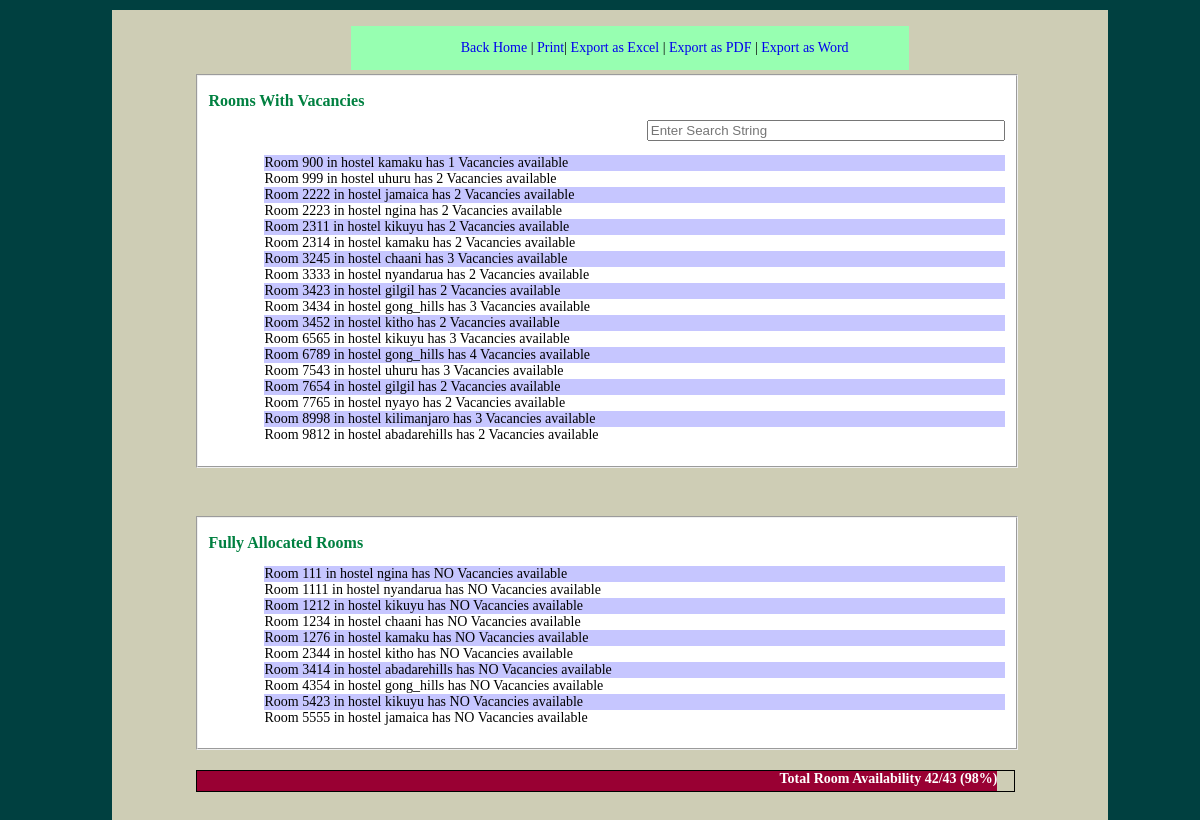
The page /admin/allrooms.php on the database its author committed.
### tables this page shows
CREATE TABLE IF NOT EXISTS `room` (
  `roomno` int(11) NOT NULL,
  `capacity` int(11) NOT NULL,
  `hostelname` varchar(50) NOT NULL,
  PRIMARY KEY (`roomno`)
);

### admin/includes/Database.php (called while the page is built, shortened)
<?php
class Database {
	var $connection = "";
	var $query = "";
	function __construct($sql){
	$this->username = "mutisya";
	$this->password = "kivaki";
	$this->host="localhost";
	$this->database = "tumhostel";
	$this->connection = mysqli_connect($this->host,$this->username,$this->password);
	mysqli_select_db($this->connection,$this->database);
	$this->query = $sql;
	}
	function execute_query(){
		$resp = mysqli_query($this->connection,$this->query)or die(mysql_error());
		return $resp;
		}
	}
?>

### admin/allrooms.php (the view, shortened to what this page needs)
<?php
include 'includes/Database.php';
$yr = "";
$sem = "";
$sql1 = "SELECT year, sem from session";
$db2 = new Database($sql1);
$resp2 = $db2->execute_query();
while ($row = mysqli_fetch_row($resp2)){
	$yr = $row[0];
	$sem = $row[1];
	}
	?>
<!DOCTYPE html PUBLIC "-//W3C//DTD XHTML 1.0 Transitional//EN" "http://www.w3.org/TR/xhtml1/DTD/xhtml1-transitional.dtd">
<html xmlns="http://www.w3.org/1999/xhtml">
<head>
<link rel="stylesheet" href="styles/allrooms.css" />
</head>
<body><br />
<div id="topdiv"><ul>
<li><a href="home.php">Back Home</a> | </li>
<li><a href=javascript:window.print()>Print</a>|</li>
<li><a href=#>Export as Excel</a> | </li>
<li><a href=#>Export as PDF</a> | </li>
<li><a href=#>Export as Word</a></li>
</ul></div><br /><br /><br />
<fieldset>
<h1>Rooms with vacancies</h1>
<div align="right"><input type="search" placeholder="Enter Search String" style="width:45%;" id=vacancysearch /></div>
<ul id="unallocated">
<?php
$sql = "SELECT capacity,hostelname,roomno,capacity - (select count(*) from room_alloc where room = roomno and semester = $sem and year = '$yr') as remaining from room where capacity - (select count(*) from room_alloc where room = roomno)>0";
$db = new Database($sql);
$resp = $db->execute_query();
$total = 0;
$utilised = 0;
$num = 0;
while ($row = mysqli_fetch_row($resp)){
	$total += $row[0];
	$utilised += $row[3];
	$num += 1;
	if ($num%2==0){
			echo "<li>Room $row[2] in hostel $row[1] has $row[3] Vacancies available</li>";
		}
		else {
				echo "<li id=even>Room $row[2] in hostel $row[1] has $row[3] Vacancies available</li>";
			}
	}
?>
</ul>
</fieldset><br /><br /><br />
<fieldset>
<h1>Fully allocated Rooms</h1>
<ul id=allocated>
<?php
$sql2 = "SELECT capacity,hostelname,roomno,capacity - (select count(*) from room_alloc where room = roomno and semester = $sem and year = '$yr') as remaining from room where capacity - (select count(*) from room_alloc where room = roomno)<=0";
$db2 = new Database($sql2);
$resp2 = $db2->execute_query();
$num = 0;
while ($row = mysqli_fetch_row($resp2)){
	$num += 1;
	if ($num % 2 == 0){
			echo "<li> Room $row[2] in hostel $row[1] has NO Vacancies available</li>";
		}
		else {
	echo "<li id=odd>Room $row[2] in hostel $row[1] has NO Vacancies available</li>";
		}
	}
$perce = ceil(($utilised/$total)*100);
?>
</ul>
</fieldset>
<div id=outerdiv><div id=innerdiv <?php echo "style=width:".$perce."%"; ?>>Total Room Availability <?php echo "$utilised/$total ($perce%)" ?>
</div></div>
<br /><br /><br />
</body>
</html>

### admin/styles/allrooms.css (style rules this page uses)
@media screen { html { background-color:#004040; margin-top:2px; margin-left:6em; margin-right:6em; font-family:"Times New Roman", Times, serif; font-size:14px; font-style:normal; color:#000000; } }
@media screen { body { background-color:#CECDB5; margin-left:2em; margin-bottom:2em; height:auto; } }
@media screen { fieldset { width:80%; margin-left:6em; background-color:#FFFFFF; } }
@media screen { #topdiv { width:50%; margin-left:24%; padding-left:6%; background-color:#97FFB1; float:left; } }
@media screen { h1,h2,h3,h4 { color:#008040; text-transform:capitalize; font-family:Georgia, "Times New Roman", Times, serif; font-size:16px; } }
@media screen { li { list-style:none; display:inline; font-family:calibri; } }
@media screen { ul { text-align:left; margin-left:2%; } }
@media screen { li a { text-decoration:none; } }
@media screen { #even { background-color:#C6C6FF; } }
@media screen { #odd { background-color:#C6C6FF; } }
@media screen { #outerdiv { margin-top:2%; margin-left:6em; width:82%; height:20px; border:solid 1px; } }
@media screen { #innerdiv { background-color:#990033; width:40%; text-align:right; color:#ffffff; font-weight:bold; font-family:calibri; height:20px; } }
@media screen { #allocated li,#unallocated li { display:block; color:#000000; } }

### rows shown on the page
room: roomno "900", hostelname "kamaku", row "1"
room: roomno "999", hostelname "uhuru", row "2"
room: roomno "2222", hostelname "jamaica", row "2"
room: roomno "2223", hostelname "ngina", row "2"
room: roomno "2311", hostelname "kikuyu", row "2"
room: roomno "2314", hostelname "kamaku", row "2"
room: roomno "3245", hostelname "chaani", row "3"
room: roomno "3333", hostelname "nyandarua", row "2"
room: roomno "3423", hostelname "gilgil", row "2"
room: roomno "3434", hostelname "gong_hills", row "3"
room: roomno "3452", hostelname "kitho", row "2"
room: roomno "6565", hostelname "kikuyu", row "3"
room: roomno "6789", hostelname "gong_hills", row "4"
room: roomno "7543", hostelname "uhuru", row "3"
room: roomno "7654", hostelname "gilgil", row "2"
room: roomno "7765", hostelname "nyayo", row "2"
room: roomno "8998", hostelname "kilimanjaro", row "3"
room: roomno "9812", hostelname "abadarehills", row "2"
room: roomno "111", hostelname "ngina"
room: roomno "1111", hostelname "nyandarua"
room: roomno "1212", hostelname "kikuyu"
room: roomno "1234", hostelname "chaani"
room: roomno "1276", hostelname "kamaku"
room: roomno "2344", hostelname "kitho"
room: roomno "3414", hostelname "abadarehills"
room: roomno "4354", hostelname "gong_hills"
room: roomno "5423", hostelname "kikuyu"
room: roomno "5555", hostelname "jamaica"

### other values the page prints
$utilised "42"
$total "43"
$perce "98"
